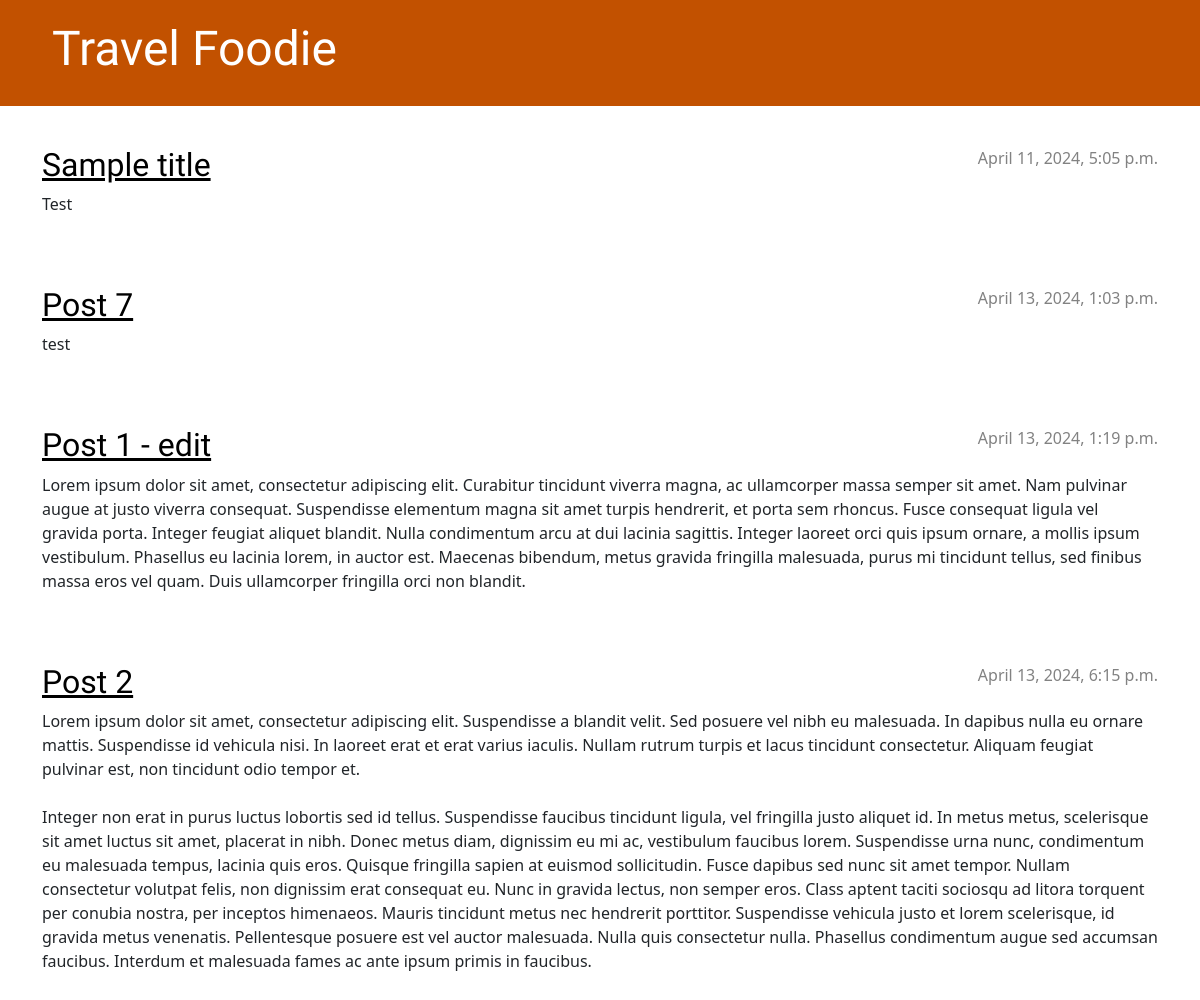
The page / on the database its author committed.
### blog/models.py (models this page shows, shortened)
class Post(models.Model):
    author = models.ForeignKey(settings.AUTH_USER_MODEL, on_delete=models.CASCADE)
    title = models.CharField(max_length=200)
    text = models.TextField()
    created_date = models.DateTimeField(default=timezone.now)
    published_date = models.DateTimeField(blank=True, null=True)

### blog/views.py (the view)
# urls.py: path('', views.post_list, name='post_list'),
def post_list(request):
    posts = Post.objects.filter(published_date__lte=timezone.now()).order_by('published_date')
    return render(request, 'blog/post_list.html', {'posts':posts})

### blog/templates/blog/post_list.html
{% extends 'blog/base.html' %}
{% block content %}
    {% for post in posts %}
        <article class="post">
            <time class="date">
                {{ post.published_date }}
            </time>
            <h2><a href="{% url 'post_detail' pk=post.pk %}">{{ post.title }}</a></h2>
            <p>{{ post.text|linebreaksbr }}</p>
        </article>
    {% endfor %}
{% endblock %}

### blog/static/css/blog.css (style rules this page uses)
h1, h2, h3, h4 { font-family: 'Lobster', cursive; }
.date { color: #828282; }
.post { margin-bottom: 70px; }
.post h2 a, .post h2 a:visited { color: #000000; }
.post > .date, .post > .actions { float: right; }

### rows shown on the page
Post: published_date "April 11, 2024, 5:05 p.m.", title "Sample title", text "Test"
Post: published_date "April 13, 2024, 1:03 p.m.", title "Post 7", text "test"
Post: published_date "April 13, 2024, 1:19 p.m.", title "Post 1 - edit", text "Lorem ipsum dolor sit amet, consectetur adipiscing elit. Curabitur tincidunt viverra magna, ac ullamcorper massa semper sit amet. Nam pulvinar augue at justo viverra consequat. Suspendisse elementum magna sit amet turpis hendrerit, et porta sem rhoncus. Fusce consequat ligula vel gravida porta. Integer feugiat aliquet blandit. Nulla condimentum arcu at dui lacinia sagittis. Integer laoreet orci quis ipsum ornare, a mollis ipsum vestibulum. Phasellus eu lacinia lorem, in auctor est. Maecenas bibendum, metus gravida fringilla malesuada, purus mi tincidunt tellus, sed finibus massa eros vel quam. Duis ullamcorper fringilla orci non blandit."
Post: published_date "April 13, 2024, 6:15 p.m.", title "Post 2", text "Lorem ipsum dolor sit amet, consectetur adipiscing elit. Suspendisse a blandit velit. Sed posuere vel nibh eu malesuada. In dapibus nulla eu ornare mattis. Suspendisse id vehicula nisi. In laoreet erat et erat varius iaculis. Nullam rutrum turpis et lacus tincidunt consectetur. Aliquam feugiat pulvinar est, non tincidunt odio tempor et. Integer non erat in purus luctus lobortis sed id tellus. Suspendisse faucibus tincidunt ligula, vel fringilla justo aliquet id. In metus metus, scelerisque sit amet luctus sit amet, placerat in nibh. Donec metus diam, dignissim eu mi ac, vestibulum faucibus lorem. Suspendisse urna nunc, condimentum eu malesuada tempus, lacinia quis eros. Quisque fringilla…"
